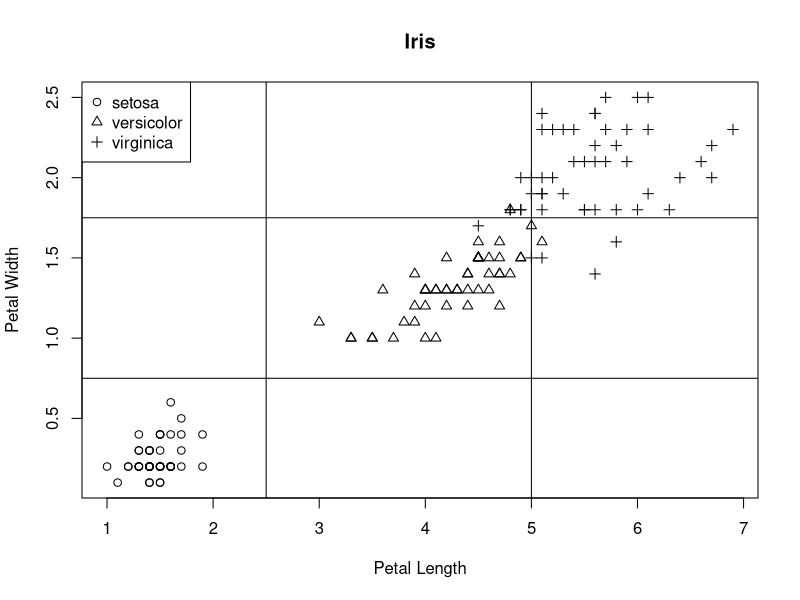

Reproduce this figure in R.

#9/1/2021 lab 1 

library(dplyr)

str(iris)
x=iris$Petal.Length
y=iris$Petal.Width
c=iris$Species
table(c)

plot(x, y, pch=as.numeric(c), xlab='Petal Length', ylab='Petal Width', main ='Iris')
legend('topleft', pch=c(1,2,3), levels(c))
xlimits=c(2.5, 5)
ylimits=c(0.75, 1.75)
for (xlimit in xlimits) {
  abline(v=xlimit)
}
for (ylimit in ylimits) {
  abline(h=ylimit)
}


x1=character()
x1[x<=2.5]='low'
x1[2.5<x & x<=5]='medium'
x1[x>5]='high'
## these lines are equivalent of:
# x1=cut(x, c(-Inf, 2.5, 5, Inf), labels=c('low','medium','high'))

y1=character()
y1[y<=0.75]='low'
y1[0.75<y & y<=1.75]='medium'
y1[y>1.75]='high'
## these lines are equivalent of:
# y1=cut(y, c(-Inf, 0.75, 1.75, Inf), labels=c('low','medium','high'))

x2=cbind(x1=='low',x1=='medium',x1=='high')
y2=cbind(y1=='low',y1=='medium',y1=='high')
labels=c('low','medium','high')
colnames(x2)=colnames(y2)=labels
class(x2)='numeric'
class(y2)='numeric'
# these lines are equivalent of:
# x2=model.matrix(~0+x1)
# y2=model.matrix(~0+y1)

###### quiz q1 #########

#method 1
SUB <- subset(iris,Petal.Length>2.5 & Petal.Length<5 & Petal.Width<1.75)

nrow(SUB)


#method 2
SUB <- filter(iris,Petal.Length>2.5 & Petal.Length<5 & Petal.Width<1.75)
nrow(SUB)


#method 3 
SUB <- iris %>% 
  filter(Petal.Length>2.5) %>%
  filter(Petal.Length<5) %>%
  filter(Petal.Width>.75) %>%
  filter(Petal.Width<1.75)

nrow(SUB)



